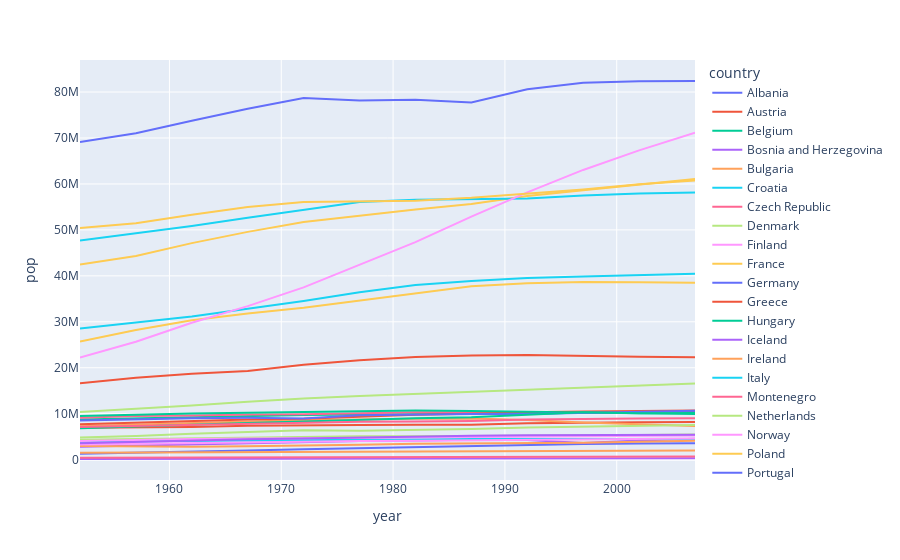

The notebook cell this image was saved under:
### Markdown cell above
Create line chart with information about population of Europe countries by year.

### Code cell
fig_line2 = px.line(data_frame= data[data.continent == 'Europe'],
           x = 'year',
           y = 'pop',
           color = 'country')
fig_line2.show()

### Figure 1 — Plotly figure (JSON) as saved in the notebook; plotly's stock layout.template omitted (floating-point values rounded to 4 significant figures)
{"data": [{"hovertemplate": "country=Albania<br>year=%{x}<br>pop=%{y}<extra></extra>", "legendgroup": "Albania", "line": {"color": "#636efa", "dash": "solid"}, "mode": "lines", "name": "Albania", "orientation": "v", "showlegend": true, "type": "scatter", "x": [1952, 1957, 1962, 1967, 1972, 1977, 1982, 1987, 1992, 1997, 2002, 2007], "xaxis": "x", "y": [1282697, 1476505, 1728137, 1984060, 2263554, 2509048, 2780097, 3075321, 3326498, 3428038, 3508512, 3600523], "yaxis": "y"}, {"hovertemplate": "country=Austria<br>year=%{x}<br>pop=%{y}<extra></extra>", "legendgroup": "Austria", "line": {"color": "#EF553B", "dash": "solid"}, "mode": "lines", "name": "Austria", "orientation": "v", "showlegend": true, "type": "scatter", "x": [1952, 1957, 1962, 1967, 1972, 1977, 1982, 1987, 1992, 1997, 2002, 2007], "xaxis": "x", "y": [6927772, 6965860, 7129864, 7376998, 7544201, 7568430, 7574613, 7578903, 7914969, 8069876, 8148312, 8199783], "yaxis": "y"}, {"hovertemplate": "country=Belgium<br>year=%{x}<br>pop=%{y}<extra></extra>", "legendgroup": "Belgium", "line": {"color": "#00cc96", "dash": "solid"}, "mode": "lines", "name": "Belgium", "orientation": "v", "showlegend": true, "type": "scatter", "x": [1952, 1957, 1962, 1967, 1972, 1977, 1982, 1987, 1992, 1997, 2002, 2007], "xaxis": "x", "y": [8730405, 8989111, 9218400, 9556500, 9709100, 9821800, 9856303, 9870200, 10045622, 10199787, 10311970, 10392226], "yaxis": "y"}, {"hovertemplate": "country=Bosnia and Herzegovina<br>year=%{x}<br>pop=%{y}<extra></extra>", "legendgroup": "Bosnia and Herzegovina", "line": {"color": "#ab63fa", "dash": "solid"}, "mode": "lines", "name": "Bosnia and Herzegovina", "orientation": "v", "showlegend": true, "type": "scatter", "x": [1952, 1957, 1962, 1967, 1972, 1977, 1982, 1987, 1992, 1997, 2002, 2007], "xaxis": "x", "y": [2791000, 3076000, 3349000, 3585000, 3819000, 4086000, 4172693, 4338977, 4256013, 3607000, 4165416, 4552198], "yaxis": "y"}, {"hovertemplate": "country=Bulgaria<br>year=%{x}<br>pop=%{y}<extra></extra>", "legendgroup": "Bulgaria", "line": {"color": "#FFA15A", "dash": "solid"}, "mode": "lines", "name": "Bulgaria", "orientation": "v", "showlegend": true, "type": "scatter", "x": [1952, 1957, 1962, 1967, 1972, 1977, 1982, 1987, 1992, 1997, 2002, 2007], "xaxis": "x", "y": [7274900, 7651254, 8012946, 8310226, 8576200, 8797022, 8892098, 8971958, 8658506, 8066057, 7661799, 7322858], "yaxis": "y"}, {"hovertemplate": "country=Croatia<br>year=%{x}<br>pop=%{y}<extra></extra>", "legendgroup": "Croatia", "line": {"color": "#19d3f3", "dash": "solid"}, "mode": "lines", "name": "Croatia", "orientation": "v", "showlegend": true, "type": "scatter", "x": [1952, 1957, 1962, 1967, 1972, 1977, 1982, 1987, 1992, 1997, 2002, 2007], "xaxis": "x", "y": [3882229, 3991242, 4076557, 4174366, 4225310, 4318673, 4413368, 4484310, 4494013, 4444595, 4481020, 4493312], "yaxis": "y"}, {"hovertemplate": "country=Czech Republic<br>year=%{x}<br>pop=%{y}<extra></extra>", "legendgroup": "Czech Republic", "line": {"color": "#FF6692", "dash": "solid"}, "mode": "lines", "name": "Czech Republic", "orientation": "v", "showlegend": true, "type": "scatter", "x": [1952, 1957, 1962, 1967, 1972, 1977, 1982, 1987, 1992, 1997, 2002, 2007], "xaxis": "x", "y": [9125183, 9513758, 9620282, 9835109, 9862158, 10161915, 10303704, 10311597, 10315702, 10300707, 10256295, 10228744], "yaxis": "y"}, {"hovertemplate": "country=Denmark<br>year=%{x}<br>pop=%{y}<extra></extra>", "legendgroup": "Denmark", "line": {"color": "#B6E880", "dash": "solid"}, "mode": "lines", "name": "Denmark", "orientation": "v", "showlegend": true, "type": "scatter", "x": [1952, 1957, 1962, 1967, 1972, 1977, 1982, 1987, 1992, 1997, 2002, 2007], "xaxis": "x", "y": [4334000, 4487831, 4646899, 4838800, 4991596, 5088419, 5117810, 5127024, 5171393, 5283663, 5374693, 5468120], "yaxis": "y"}, {"hovertemplate": "country=Finland<br>year=%{x}<br>pop=%{y}<extra></extra>", "legendgroup": "Finland", "line": {"color": "#FF97FF", "dash": "solid"}, "mode": "lines", "name": "Finland", "orientation": "v", "showlegend": true, "type": "scatter", "x": [1952, 1957, 1962, 1967, 1972, 1977, 1982, 1987, 1992, 1997, 2002, 2007], "xaxis": "x", "y": [4090500, 4324000, 4491443, 4605744, 4639657, 4738902, 4826933, 4931729, 5041039, 5134406, 5193039, 5238460], "yaxis": "y"}, {"hovertemplate": "country=France<br>year=%{x}<br>pop=%{y}<extra></extra>", "legendgroup": "France", "line": {"color": "#FECB52", "dash": "solid"}, "mode": "lines", "name": "France", "orientation": "v", "showlegend": true, "type": "scatter", "x": [1952, 1957, 1962, 1967, 1972, 1977, 1982, 1987, 1992, 1997, 2002, 2007], "xaxis": "x", "y": [42459667, 44310863, 47124000, 49569000, 51732000, 53165019, 54433565, 55630100, 57374179, 58623428, 59925035, 61083916], "yaxis": "y"}, {"hovertemplate": "country=Germany<br>year=%{x}<br>pop=%{y}<extra></extra>", "legendgroup": "Germany", "line": {"color": "#636efa", "dash": "solid"}, "mode": "lines", "name": "Germany", "orientation": "v", "showlegend": true, "type": "scatter", "x": [1952, 1957, 1962, 1967, 1972, 1977, 1982, 1987, 1992, 1997, 2002, 2007], "xaxis": "x", "y": [69145952, 71019069, 73739117, 76368453, 78717088, 78160773, 78335266, 77718298, 80597764, 82011073, 82350671, 82400996], "yaxis": "y"}, {"hovertemplate": "country=Greece<br>year=%{x}<br>pop=%{y}<extra></extra>", "legendgroup": "Greece", "line": {"color": "#EF553B", "dash": "solid"}, "mode": "lines", "name": "Greece", "orientation": "v", "showlegend": true, "type": "scatter", "x": [1952, 1957, 1962, 1967, 1972, 1977, 1982, 1987, 1992, 1997, 2002, 2007], "xaxis": "x", "y": [7733250, 8096218, 8448233, 8716441, 8888628, 9308479, 9786480, 9974490, 10325429, 10502372, 10603863, 10706290], "yaxis": "y"}, {"hovertemplate": "country=Hungary<br>year=%{x}<br>pop=%{y}<extra></extra>", "legendgroup": "Hungary", "line": {"color": "#00cc96", "dash": "solid"}, "mode": "lines", "name": "Hungary", "orientation": "v", "showlegend": true, "type": "scatter", "x": [1952, 1957, 1962, 1967, 1972, 1977, 1982, 1987, 1992, 1997, 2002, 2007], "xaxis": "x", "y": [9504000, 9839000, 10063000, 10223422, 10394091, 10637171, 10705535, 10612740, 10348684, 10244684, 10083313, 9956108], "yaxis": "y"}, {"hovertemplate": "country=Iceland<br>year=%{x}<br>pop=%{y}<extra></extra>", "legendgroup": "Iceland", "line": {"color": "#ab63fa", "dash": "solid"}, "mode": "lines", "name": "Iceland", "orientation": "v", "showlegend": true, "type": "scatter", "x": [1952, 1957, 1962, 1967, 1972, 1977, 1982, 1987, 1992, 1997, 2002, 2007], "xaxis": "x", "y": [147962, 165110, 182053, 198676, 209275, 221823, 233997, 244676, 259012, 271192, 288030, 301931], "yaxis": "y"}, {"hovertemplate": "country=Ireland<br>year=%{x}<br>pop=%{y}<extra></extra>", "legendgroup": "Ireland", "line": {"color": "#FFA15A", "dash": "solid"}, "mode": "lines", "name": "Ireland", "orientation": "v", "showlegend": true, "type": "scatter", "x": [1952, 1957, 1962, 1967, 1972, 1977, 1982, 1987, 1992, 1997, 2002, 2007], "xaxis": "x", "y": [2952156, 2878220, 2830000, 2900100, 3024400, 3271900, 3480000, 3539900, 3557761, 3667233, 3879155, 4109086], "yaxis": "y"}, {"hovertemplate": "country=Italy<br>year=%{x}<br>pop=%{y}<extra></extra>", "legendgroup": "Italy", "line": {"color": "#19d3f3", "dash": "solid"}, "mode": "lines", "name": "Italy", "orientation": "v", "showlegend": true, "type": "scatter", "x": [1952, 1957, 1962, 1967, 1972, 1977, 1982, 1987, 1992, 1997, 2002, 2007], "xaxis": "x", "y": [47666000, 49182000, 50843200, 52667100, 54365564, 56059245, 56535636, 56729703, 56840847, 57479469, 57926999, 58147733], "yaxis": "y"}, {"hovertemplate": "country=Montenegro<br>year=%{x}<br>pop=%{y}<extra></extra>", "legendgroup": "Montenegro", "line": {"color": "#FF6692", "dash": "solid"}, "mode": "lines", "name": "Montenegro", "orientation": "v", "showlegend": true, "type": "scatter", "x": [1952, 1957, 1962, 1967, 1972, 1977, 1982, 1987, 1992, 1997, 2002, 2007], "xaxis": "x", "y": [413834, 442829, 474528, 501035, 527678, 560073, 562548, 569473, 621621, 692651, 720230, 684736], "yaxis": "y"}, {"hovertemplate": "country=Netherlands<br>year=%{x}<br>pop=%{y}<extra></extra>", "legendgroup": "Netherlands", "line": {"color": "#B6E880", "dash": "solid"}, "mode": "lines", "name": "Netherlands", "orientation": "v", "showlegend": true, "type": "scatter", "x": [1952, 1957, 1962, 1967, 1972, 1977, 1982, 1987, 1992, 1997, 2002, 2007], "xaxis": "x", "y": [10381988, 11026383, 11805689, 12596822, 13329874, 13852989, 14310401, 14665278, 15174244, 15604464, 16122830, 16570613], "yaxis": "y"}, {"hovertemplate": "country=Norway<br>year=%{x}<br>pop=%{y}<extra></extra>", "legendgroup": "Norway", "line": {"color": "#FF97FF", "dash": "solid"}, "mode": "lines", "name": "Norway", "orientation": "v", "showlegend": true, "type": "scatter", "x": [1952, 1957, 1962, 1967, 1972, 1977, 1982, 1987, 1992, 1997, 2002, 2007], "xaxis": "x", "y": [3327728, 3491938, 3638919, 3786019, 3933004, 4043205, 4114787, 4186147, 4286357, 4405672, 4535591, 4627926], "yaxis": "y"}, {"hovertemplate": "country=Poland<br>year=%{x}<br>pop=%{y}<extra></extra>", "legendgroup": "Poland", "line": {"color": "#FECB52", "dash": "solid"}, "mode": "lines", "name": "Poland", "orientation": "v", "showlegend": true, "type": "scatter", "x": [1952, 1957, 1962, 1967, 1972, 1977, 1982, 1987, 1992, 1997, 2002, 2007], "xaxis": "x", "y": [25730551, 28235346, 30329617, 31785378, 33039545, 34621254, 36227381, 37740710, 38370697, 38654957, 38625976, 38518241], "yaxis": "y"}, {"hovertemplate": "country=Portugal<br>year=%{x}<br>pop=%{y}<extra></extra>", "legendgroup": "Portugal", "line": {"color": "#636efa", "dash": "solid"}, "mode": "lines", "name": "Portugal", "orientation": "v", "showlegend": true, "type": "scatter", "x": [1952, 1957, 1962, 1967, 1972, 1977, 1982, 1987, 1992, 1997, 2002, 2007], "xaxis": "x", "y": [8526050, 8817650, 9019800, 9103000, 8970450, 9662600, 9859650, 9915289, 9927680, 10156415, 10433867, 10642836], "yaxis": "y"}, {"hovertemplate": "country=Romania<br>year=%{x}<br>pop=%{y}<extra></extra>", "legendgroup": "Romania", "line": {"color": "#EF553B", "dash": "solid"}, "mode": "lines", "name": "Romania", "orientation": "v", "showlegend": true, "type": "scatter", "x": [1952, 1957, 1962, 1967, 1972, 1977, 1982, 1987, 1992, 1997, 2002, 2007], "xaxis": "x", "y": [16630000, 17829327, 18680721, 19284814, 20662648, 21658597, 22356726, 22686371, 22797027, 22562458, 22404337, 22276056], "yaxis": "y"}, {"hovertemplate": "country=Serbia<br>year=%{x}<br>pop=%{y}<extra></extra>", "legendgroup": "Serbia", "line": {"color": "#00cc96", "dash": "solid"}, "mode": "lines", "name": "Serbia", "orientation": "v", "showlegend": true, "type": "scatter", "x": [1952, 1957, 1962, 1967, 1972, 1977, 1982, 1987, 1992, 1997, 2002, 2007], "xaxis": "x", "y": [6860147, 7271135, 7616060, 7971222, 8313288, 8686367, 9032824, 9230783, 9826397, 10336594, 10111559, 10150265], "yaxis": "y"}, {"hovertemplate": "country=Slovak Republic<br>year=%{x}<br>pop=%{y}<extra></extra>", "legendgroup": "Slovak Republic", "line": {"color": "#ab63fa", "dash": "solid"}, "mode": "lines", "name": "Slovak Republic", "orientation": "v", "showlegend": true, "type": "scatter", "x": [1952, 1957, 1962, 1967, 1972, 1977, 1982, 1987, 1992, 1997, 2002, 2007], "xaxis": "x", "y": [3558137, 3844277, 4237384, 4442238, 4593433, 4827803, 5048043, 5199318, 5302888, 5383010, 5410052, 5447502], "yaxis": "y"}, {"hovertemplate": "country=Slovenia<br>year=%{x}<br>pop=%{y}<extra></extra>", "legendgroup": "Slovenia", "line": {"color": "#FFA15A", "dash": "solid"}, "mode": "lines", "name": "Slovenia", "orientation": "v", "showlegend": true, "type": "scatter", "x": [1952, 1957, 1962, 1967, 1972, 1977, 1982, 1987, 1992, 1997, 2002, 2007], "xaxis": "x", "y": [1489518, 1533070, 1582962, 1646912, 1694510, 1746919, 1861252, 1945870, 1999210, 2011612, 2011497, 2009245], "yaxis": "y"}, {"hovertemplate": "country=Spain<br>year=%{x}<br>pop=%{y}<extra></extra>", "legendgroup": "Spain", "line": {"color": "#19d3f3", "dash": "solid"}, "mode": "lines", "name": "Spain", "orientation": "v", "showlegend": true, "type": "scatter", "x": [1952, 1957, 1962, 1967, 1972, 1977, 1982, 1987, 1992, 1997, 2002, 2007], "xaxis": "x", "y": [28549870, 29841614, 31158061, 32850275, 34513161, 36439000, 37983310, 38880702, 39549438, 39855442, 40152517, 40448191], "yaxis": "y"}, {"hovertemplate": "country=Sweden<br>year=%{x}<br>pop=%{y}<extra></extra>", "legendgroup": "Sweden", "line": {"color": "#FF6692", "dash": "solid"}, "mode": "lines", "name": "Sweden", "orientation": "v", "showlegend": true, "type": "scatter", "x": [1952, 1957, 1962, 1967, 1972, 1977, 1982, 1987, 1992, 1997, 2002, 2007], "xaxis": "x", "y": [7124673, 7363802, 7561588, 7867931, 8122293, 8251648, 8325260, 8421403, 8718867, 8897619, 8954175, 9031088], "yaxis": "y"}, {"hovertemplate": "country=Switzerland<br>year=%{x}<br>pop=%{y}<extra></extra>", "legendgroup": "Switzerland", "line": {"color": "#B6E880", "dash": "solid"}, "mode": "lines", "name": "Switzerland", "orientation": "v", "showlegend": true, "type": "scatter", "x": [1952, 1957, 1962, 1967, 1972, 1977, 1982, 1987, 1992, 1997, 2002, 2007], "xaxis": "x", "y": [4815000, 5126000, 5666000, 6063000, 6401400, 6316424, 6468126, 6649942, 6995447, 7193761, 7361757, 7554661], "yaxis": "y"}, {"hovertemplate": "country=Turkey<br>year=%{x}<br>pop=%{y}<extra></extra>", "legendgroup": "Turkey", "line": {"color": "#FF97FF", "dash": "solid"}, "mode": "lines", "name": "Turkey", "orientation": "v", "showlegend": true, "type": "scatter", "x": [1952, 1957, 1962, 1967, 1972, 1977, 1982, 1987, 1992, 1997, 2002, 2007], "xaxis": "x", "y": [22235677, 25670939, 29788695, 33411317, 37492953, 42404033, 47328791, 52881328, 58179144, 63047647, 67308928, 71158647], "yaxis": "y"}, {"hovertemplate": "country=United Kingdom<br>year=%{x}<br>pop=%{y}<extra></extra>", "legendgroup": "United Kingdom", "line": {"color": "#FECB52", "dash": "solid"}, "mode": "lines", "name": "United Kingdom", "orientation": "v", "showlegend": true, "type": "scatter", "x": [1952, 1957, 1962, 1967, 1972, 1977, 1982, 1987, 1992, 1997, 2002, 2007], "xaxis": "x", "y": [50430000, 51430000, 53292000, 54959000, 56079000, 56179000, 56339704, 56981620, 57866349, 58808266, 59912431, 60776238], "yaxis": "y"}], "layout": {"legend": {"title": {"text": "country"}, "tracegroupgap": 0}, "margin": {"t": 60}, "xaxis": {"anchor": "y", "domain": [0, 1], "title": {"text": "year"}}, "yaxis": {"anchor": "x", "domain": [0, 1], "title": {"text": "pop"}}}}
